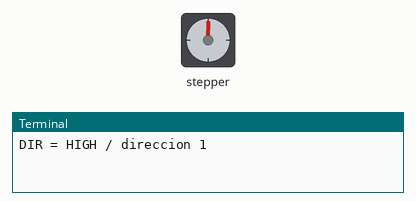
Bench run of a program on a simulated Raspberry Pi (BCM pin numbers). Shown: stepper motor, the last lines printed to the terminal. The stepper is drawn at 200 steps a turn.

Above: at 0.05 s.
At 3.45 s:
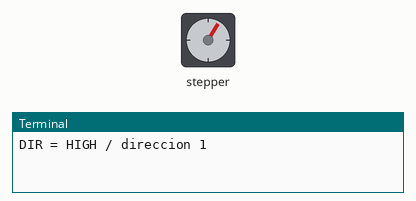
At 6.8 s:
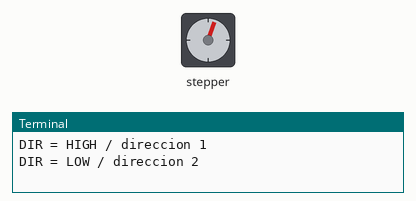
Timing chart, 0 to 13.0 s (numbered marks = the images above):
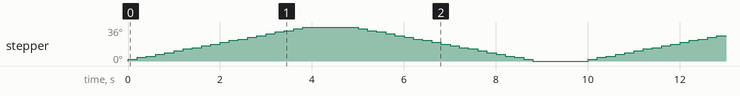

The program:

prueba_stepper_led.py
```python
from gpiozero import LED
from time import sleep

STEP_PIN = 17
DIR_PIN = 27

step = LED(STEP_PIN)
direction = LED(DIR_PIN)

while True:
    # Dirección 1
    direction.on()
    print("DIR = HIGH / direccion 1")

    for i in range(20):
        step.on()
        sleep(0.1)
        step.off()
        sleep(0.1)

    sleep(1)

    # Dirección 2
    direction.off()
    print("DIR = LOW / direccion 2")

    for i in range(20):
        step.on()
        sleep(0.1)
        step.off()
        sleep(0.1)

    sleep(1)
```

Measured:
- by itself, stepper: turns 36° clockwise in 3.8 s, then 36° counter-clockwise in 3.8 s, repeating every 10.0 s
